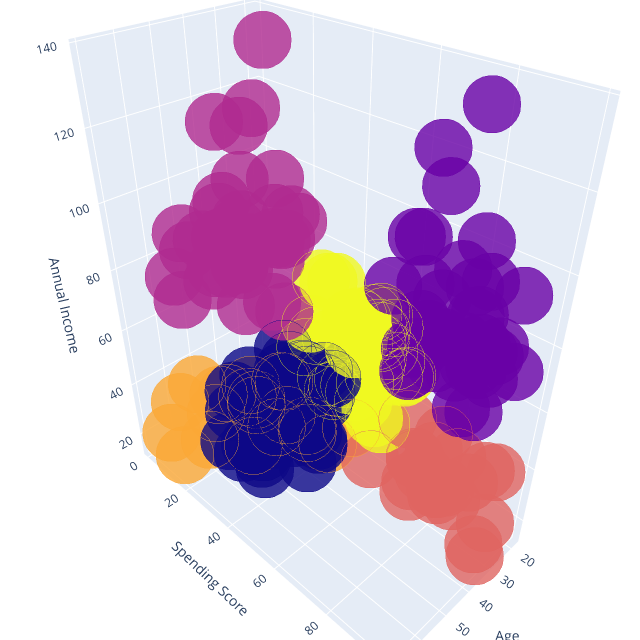

The notebook cell this image was saved under:
### Markdown cell above
แสดงกราฟ 3 มิติ สามารถเลื่อน, หมุน และ Zoom เข้าออกได้

### Code cell
configure_plotly_browser_state()
py.offline.iplot(fig)

### Figure 1 — Plotly figure (JSON) as saved in the notebook; plotly's stock layout.template omitted (floating-point values rounded to 4 significant figures; data arrays with more than 128 entries replaced by an {"elided": "..."} marker saying what was removed)
{"data": [{"y": {"elided": "200 int values"}, "mode": "markers", "marker": {"color": {"elided": "200 int values"}, "opacity": 0.8, "line": {"color": {"elided": "200 int values"}, "width": 12}, "size": 20}, "x": {"elided": "200 int values"}, "z": {"elided": "200 int values"}, "type": "scatter3d"}], "layout": {"title": {"text": "Clusters"}, "scene": {"zaxis": {"title": {"text": "Annual Income"}}, "xaxis": {"title": {"text": "Age"}}, "yaxis": {"title": {"text": "Spending Score"}}}, "height": 640, "width": 640, "margin": {"r": 0, "b": 0, "l": 0, "t": 0}}}
